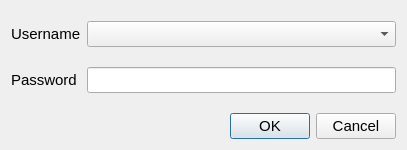
<?xml version="1.0" encoding="UTF-8"?>
<ui version="4.0">
 <class>AddUserDialog</class>
 <widget class="QDialog" name="AddUserDialog">
  <property name="geometry">
   <rect>
    <x>0</x>
    <y>0</y>
    <width>407</width>
    <height>150</height>
   </rect>
  </property>
  <property name="sizePolicy">
   <sizepolicy hsizetype="Fixed" vsizetype="Fixed">
    <horstretch>0</horstretch>
    <verstretch>0</verstretch>
   </sizepolicy>
  </property>
  <property name="windowTitle">
   <string>Dialog</string>
  </property>
  <layout class="QVBoxLayout" name="verticalLayout">
   <item>
    <layout class="QGridLayout" name="gridLayout">
     <property name="topMargin">
      <number>10</number>
     </property>
     <property name="verticalSpacing">
      <number>20</number>
     </property>
     <item row="1" column="1">
      <widget class="QLineEdit" name="lineEdit_password">
       <property name="font">
        <font>
         <pointsize>11</pointsize>
        </font>
       </property>
      </widget>
     </item>
     <item row="1" column="0">
      <widget class="QLabel" name="label_2">
       <property name="font">
        <font>
         <pointsize>11</pointsize>
        </font>
       </property>
       <property name="text">
        <string>Password</string>
       </property>
      </widget>
     </item>
     <item row="0" column="0">
      <widget class="QLabel" name="label">
       <property name="font">
        <font>
         <pointsize>11</pointsize>
        </font>
       </property>
       <property name="text">
        <string>Username</string>
       </property>
      </widget>
     </item>
     <item row="0" column="1">
      <widget class="QComboBox" name="comboBox">
       <property name="font">
        <font>
         <pointsize>11</pointsize>
        </font>
       </property>
      </widget>
     </item>
    </layout>
   </item>
   <item alignment="Qt::AlignBottom">
    <widget class="QDialogButtonBox" name="buttonBox">
     <property name="font">
      <font>
       <pointsize>11</pointsize>
      </font>
     </property>
     <property name="orientation">
      <enum>Qt::Horizontal</enum>
     </property>
     <property name="standardButtons">
      <set>QDialogButtonBox::Cancel|QDialogButtonBox::Ok</set>
     </property>
    </widget>
   </item>
  </layout>
 </widget>
 <resources/>
 <connections>
  <connection>
   <sender>buttonBox</sender>
   <signal>accepted()</signal>
   <receiver>AddUserDialog</receiver>
   <slot>accept()</slot>
   <hints>
    <hint type="sourcelabel">
     <x>248</x>
     <y>254</y>
    </hint>
    <hint type="destinationlabel">
     <x>157</x>
     <y>274</y>
    </hint>
   </hints>
  </connection>
  <connection>
   <sender>buttonBox</sender>
   <signal>rejected()</signal>
   <receiver>AddUserDialog</receiver>
   <slot>reject()</slot>
   <hints>
    <hint type="sourcelabel">
     <x>316</x>
     <y>260</y>
    </hint>
    <hint type="destinationlabel">
     <x>286</x>
     <y>274</y>
    </hint>
   </hints>
  </connection>
 </connections>
</ui>
